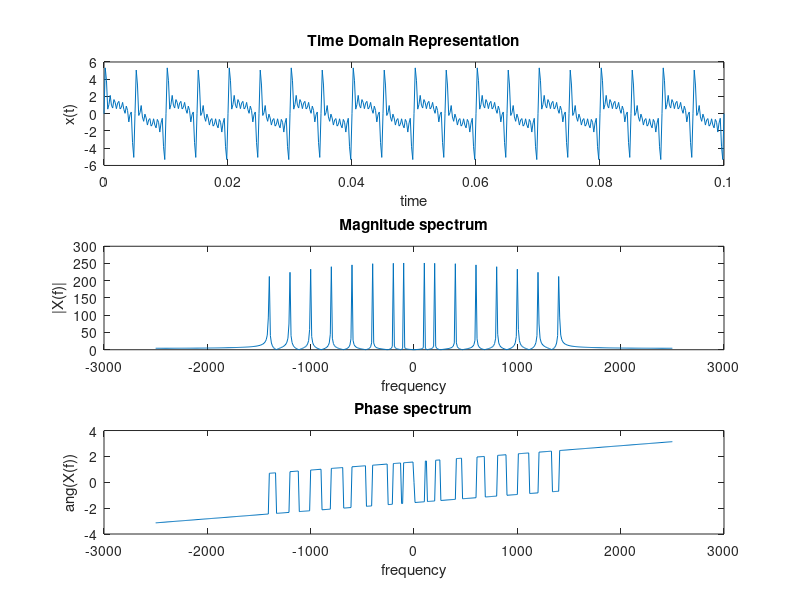

Reproduce this figure in MATLAB.
f = [100 200 400 600 800 1000 1200 1400];
fs = 5000;
t = 0:1/fs:0.1;
x = sin(2*pi*f'*t);
x = sum(x);
subplot(3,1,1);
plot(t,x);
xlabel('time');
ylabel('x(t)');
title('Time Domain Representation');
y = fft(x);
y = fftshift(y);
fre = -fs/2:10:fs/2;
subplot(3,1,2);
plot(fre,abs(y));
xlabel('frequency');
ylabel('|X(f)|');
title('Magnitude spectrum');
subplot(3,1,3);
plot(fre,angle(y));
xlabel('frequency');
ylabel('ang(X(f))');
title('Phase spectrum');
